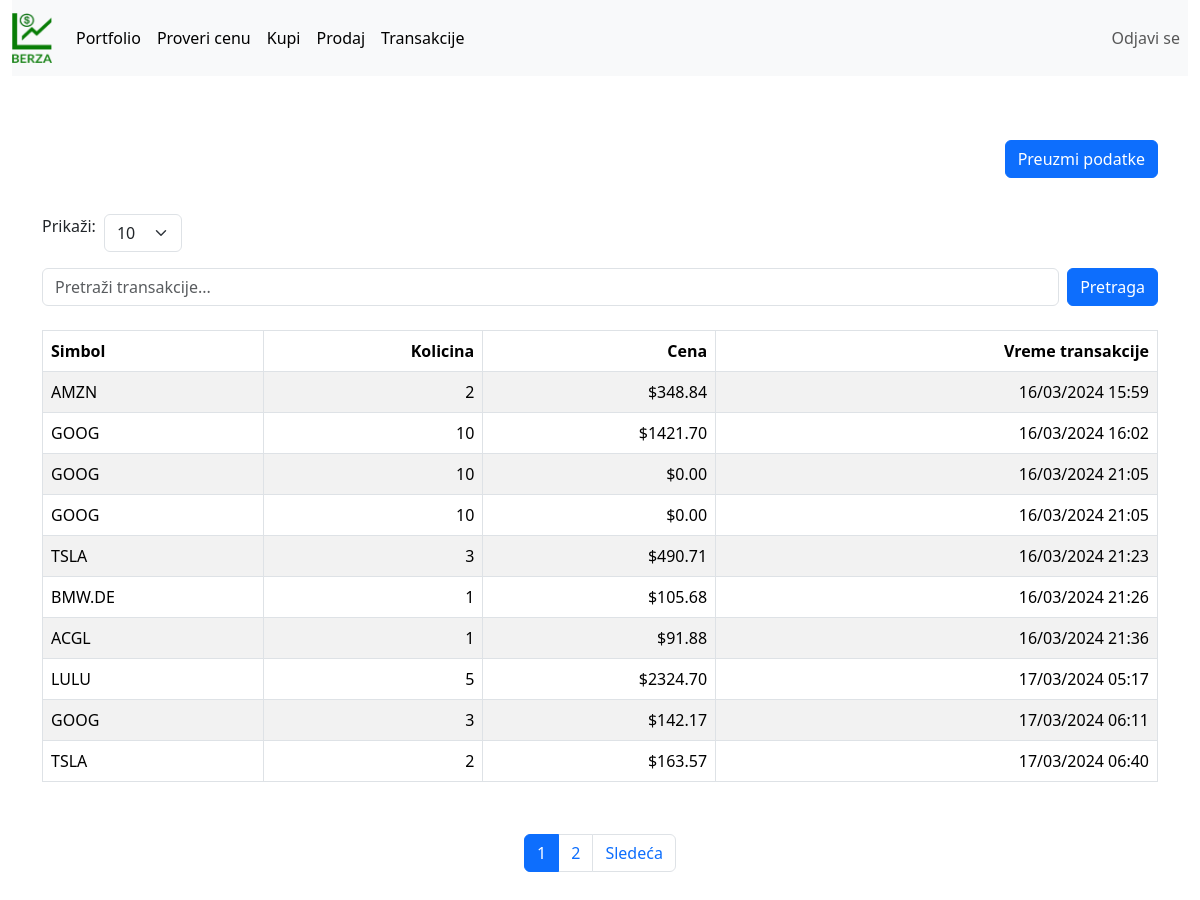
Screenshot of /transactions.php (signed in) with the database file from the repository.
### tables this page shows
CREATE TABLE `transaction` (
  `id` int(11) NOT NULL,
  `symbol` varchar(64) NOT NULL,
  `shares` int(11) NOT NULL,
  `price` decimal(10,2) NOT NULL,
  `transacted_at` datetime NOT NULL DEFAULT current_timestamp(),
  `user_id` int(11) NOT NULL
);

### transactions.php (the view, shortened to what this page needs)
<?php
    include "database.php";
    $id = $_SESSION["id"];
    $records_per_page = isset($_GET['records_per_page']) ? (int)$_GET['records_per_page'] : 10;
    $current_page = isset($_GET['page']) ? (int)$_GET['page'] : 1;
    $offset = ($current_page - 1) * $records_per_page;
    $sql = "SELECT * FROM transaction WHERE user_id = :id";
    $sql .= " LIMIT :limit OFFSET :offset";
    $stm = $pdo->prepare($sql);
    $stm->bindParam(":id", $id, PDO::PARAM_INT);
    $stm->bindParam(":limit", $records_per_page, PDO::PARAM_INT);
    $stm->bindParam(":offset", $offset, PDO::PARAM_INT);
    $stm->execute();
    $transactions = $stm->fetchAll();
    $sql_count = "SELECT COUNT(*) FROM transaction WHERE user_id = :id";
    $stm_count = $pdo->prepare($sql_count);
    $stm_count->bindParam(":id", $id, PDO::PARAM_INT);
    $stm_count->execute();
    $total_records = $stm_count->fetchColumn();
    $total_pages = ceil($total_records / $records_per_page);
?>
<!DOCTYPE html>
<html lang="en">
<head>
    <link rel="stylesheet" href="https://cdn.jsdelivr.net/npm/bootstrap@5.3.2/dist/css/bootstrap.min.css">
    <link rel="stylesheet" href="styles/style.css">
</head>
<body>
    <div class="d-grid gap-3">
    <div class="container-fluid mb-5">
            <nav class="navbar navbar-expand-sm navbar-light bg-light">
                <a href="#" class="navbar-brand">
                    <img
                        src="images/logo.png"
                        class="d-line-block align-top"
                        height="50px" width="40px" alt="logo">
                </a>
                <div class="collapse navbar-collapse">
                    <ul class="navbar-nav">
                        <li class="nav-item">
                            <a href="index.php" class="nav-link active">Portfolio</a>
                        </li>
                        <li class="nav-item">
                            <a href="check_price.php" target="_blank" class="nav-link active">Proveri cenu</a>
                        </li>
                        <li class="nav-item">
                            <a href="buy.php" target="_blank" class="nav-link active">Kupi</a>
                        </li>
                        <li class="nav-item">
                            <a href="sell.php" target="_blank" class="nav-link active">Prodaj</a>
                        </li>
                        <li class="nav-item">
                            <a href="transactions.php" target="_blank" class="nav-link active">Transakcije</a>
                        </li>
                    </ul>
                </div>
                <div>
                    <ul class="navbar-nav active">
                        <li class="nav-item">
                            <a href="logout.php" class="nav-link">Odjavi se</a>
                        </li>
                    </ul>
                </div>
            </nav>
        </div>
        <div class="container text-end">
            <form action="download_transactions.php" method="post">
            <div class="form-btn">
                    <input type="submit" class="btn btn-primary" value="Preuzmi podatke" name="submit">
                </div>
            </form>
        </div>
        <div class="container">
            <form method="get" class="d-flex justify-content-start mb-3">
                <label for="records_per_page" class="me-2">Prikaži:</label>
                <select name="records_per_page" id="records_per_page" class="form-select w-auto" onchange="this.form.page.value=1; this.form.submit()">
                    <option value="10" <?= $records_per_page == 10 ? 'selected' : '' ?>>10</option>
                </select>
            </form>
            <form method="get" class="d-flex">
                <input
                    type="text"
                    name="search"
                    class="form-control me-2"
                    placeholder="Pretraži transakcije..."
                    value="<?= htmlspecialchars($_GET['search'] ?? '') ?>">
                <button type="submit" class="btn btn-primary">Pretraga</button>
            </form>
            <br>
            <table class="table table-striped table-bordered">
                <thead>
                    <tr>
                        <th class="text-start">Simbol</th>
                        <th class="text-end">Kolicina</th>
                        <th class="text-end">Cena</th>
                        <th class="text-end">Vreme transakcije</th>
                    </tr>
                </thead>
                <tbody>
                    <?php if (empty($transactions)) : ?>
                        <tr>
                            <td colspan="4" class="text-center">No transactions found.</td>
                        </tr>
                    <?php else : ?>
                        <?php foreach ($transactions as $transaction) : ?>
                            <tr>
                                <td class="text-start"><?= htmlspecialchars($transaction['symbol']) ?></td>
                                <td class="text-end"><?= htmlspecialchars($transaction['shares']) ?></td>
                                <td class="text-end">$<?= htmlspecialchars($transaction['price']) ?></td>
                                <td class="text-end"><?= date("d/m/Y H:i", strtotime($transaction['transacted_at'])) ?></td>
                            </tr>
                        <?php endforeach; ?>
                    <?php endif; ?>
                </tbody>
            </table>
        </div>
        <div class="container">
            <nav aria-label="Page navigation">
                <ul class="pagination justify-content-center">
                    <?php for ($i = 1; $i <= $total_pages; $i++): ?>
                        <li class="page-item <?= $i == $current_page ? 'active' : '' ?>">
                            <a class="page-link" href="?page=<?= $i ?>"><?= $i ?></a>
                        </li>
                    <?php endfor; ?>
                    <?php if ($current_page < $total_pages): ?>
                        <li class="page-item">
                            <a class="page-link" href="?page=<?= $current_page + 1 ?>">Sledeća</a>
                        </li>
                    <?php endif; ?>
                </ul>
            </nav>
        </div>
    </div>
</body>
</html>

### styles/style.css (style rules this page uses)
.container { margin-bottom: 20px; }
.text-start { text-align: left; }
.text-end { text-align: end; }

### rows the page displays
transaction: symbol "AMZN", shares "2", price "348.84", transacted_at "16/03/2024 15:59"
transaction: symbol "GOOG", shares "10", price "1421.70", transacted_at "16/03/2024 16:02"
transaction: symbol "GOOG", shares "10", price "0.00", transacted_at "16/03/2024 21:05"
transaction: symbol "GOOG", shares "10", price "0.00", transacted_at "16/03/2024 21:05"
transaction: symbol "TSLA", shares "3", price "490.71", transacted_at "16/03/2024 21:23"
transaction: symbol "BMW.DE", shares "1", price "105.68", transacted_at "16/03/2024 21:26"
transaction: symbol "ACGL", shares "1", price "91.88", transacted_at "16/03/2024 21:36"
transaction: symbol "LULU", shares "5", price "2324.70", transacted_at "17/03/2024 05:17"
transaction: symbol "GOOG", shares "3", price "142.17", transacted_at "17/03/2024 06:11"
transaction: symbol "TSLA", shares "2", price "163.57", transacted_at "17/03/2024 06:40"
